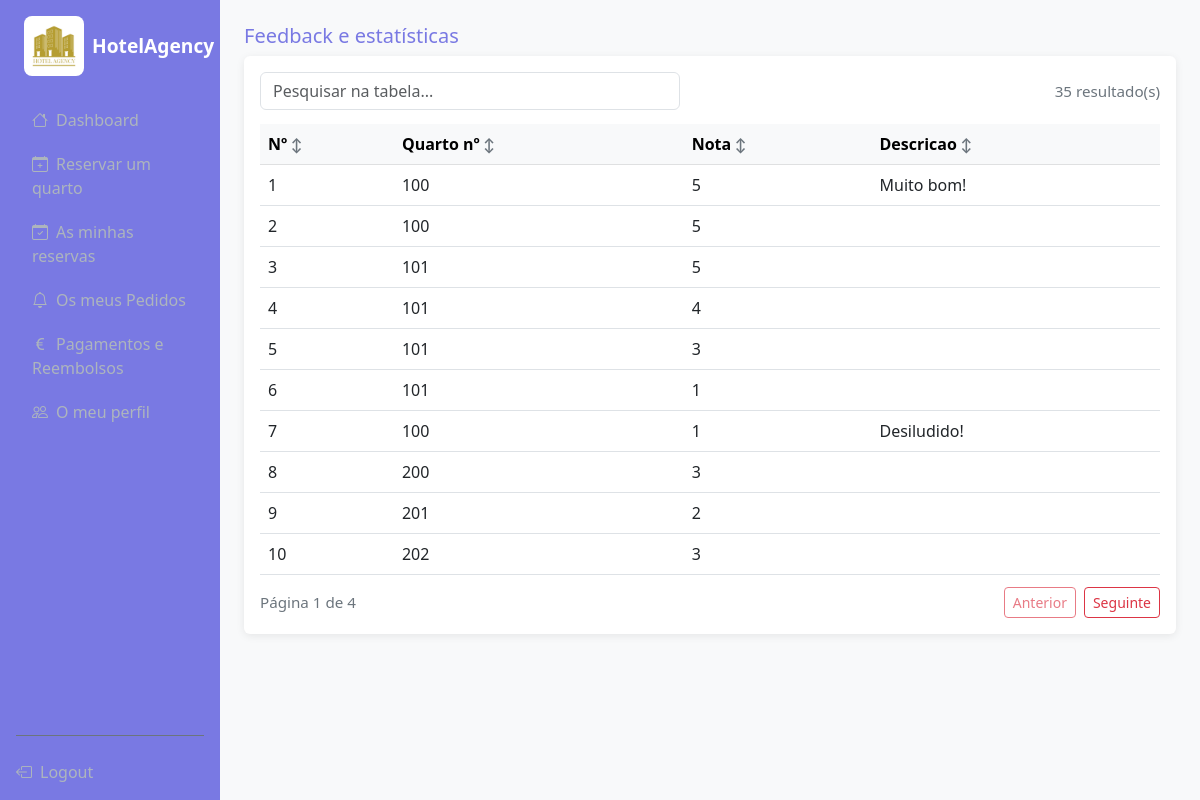
Screenshot of /admin/feedbacks (signed in) with the database file from the repository.
### models.py (models this page shows)
class Feedback(db.Model):
    id = db.Column(db.Integer,primary_key=True)
    nota = db.Column(db.Integer,nullable=False)
    idQuarto = db.Column(db.Integer,db.ForeignKey('quarto.id'),nullable=False)
    opiniao = db.Column(db.String(200))

### routes/admin.py (the view)
@admin_bp.route('/feedbacks')
@login_required
def show_feedback_status():
    all_feedbacks = Feedback.query.all()
    return render_template('/admin/show_feedback_status.html',all_feedbacks=all_feedbacks)

### templates/admin/show_feedback_status.html (shortened to what this page needs)
{%extends 'base.html'%}
{% block content %}
<h5 style="color:#7979e3">Feedback e estatísticas</h5>
<div class="card p-3">
<div class="table-responsive">
     <table class="table table-hover mb-0" data-dynamic-table data-page-size="10">
       <thead class="table-light">
        <tr>
        <th>Nº</th>
        <th>Quarto nº</th>
        <th>Nota</th>
         <th>Descricao</th>
        </tr>
       </thead>
       <tbody>
        <tr>
        {% for f in all_feedbacks %}
        <td>{{f.id}}</td>
        <td>{{f.idQuarto}}</td>
        <td>{{f.nota}}</td>
        <td>{{f.opiniao}}</td>
            </tr>
             {% endfor %}
       </tbody>
     </table>
</div>
</div>
{% endblock %}

### static/css/base.css (style rules this page uses)
.card { border: none; box-shadow: 0 2px 8px rgba(0,0,0,0.08); }
.table-sort { cursor: pointer; user-select: none; white-space: nowrap; }
.table-sort::after { content: " ↕"; color: #6c757d; font-size: 0.85rem; }
.table thead th { white-space: nowrap; }
:root { --auth-bg: #f6f1e8; --auth-surface: rgba(255, 252, 247, 0.92); --auth-surface-strong: #fffaf2; --auth-border: rgba(86, 71, 52, 0.12); --auth-text: #2f261e; --auth-muted: #6c6259; --auth-accent: #d88b74; --auth-accent-hover: #c6775f; --auth-accent-soft: rgba(216, 139, 116, 0.16); --auth-shadow: 0 22px 55px rgba(69, 54, 40, 0.14); --auth-radius: 28px; --auth-input-radius: 16px; }
* { box-sizing: border-box; }

### rows the page displays
Feedback: id "1", idQuarto "100", nota "5", opiniao "Muito bom!"
Feedback: id "2", idQuarto "100", nota "5"
Feedback: id "3", idQuarto "101", nota "5"
Feedback: id "4", idQuarto "101", nota "4"
Feedback: id "5", idQuarto "101", nota "3"
Feedback: id "6", idQuarto "101", nota "1"
Feedback: id "7", idQuarto "100", nota "1", opiniao "Desiludido!"
Feedback: id "8", idQuarto "200", nota "3"
Feedback: id "9", idQuarto "201", nota "2"
Feedback: id "10", idQuarto "202", nota "3"
